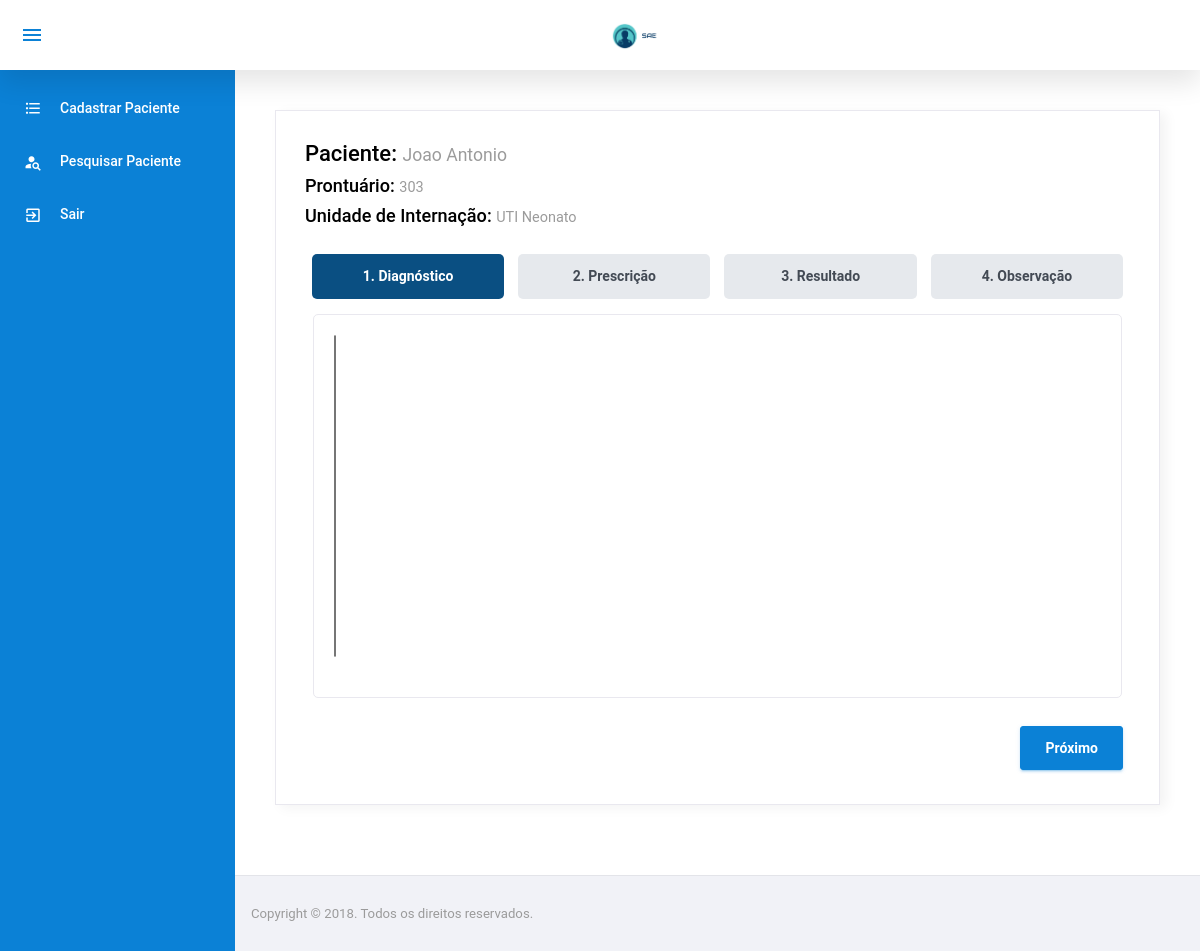
Page /rotina/RotinaDiagnostico.php?idPaciente=34 (signed in) on the earlier database version.
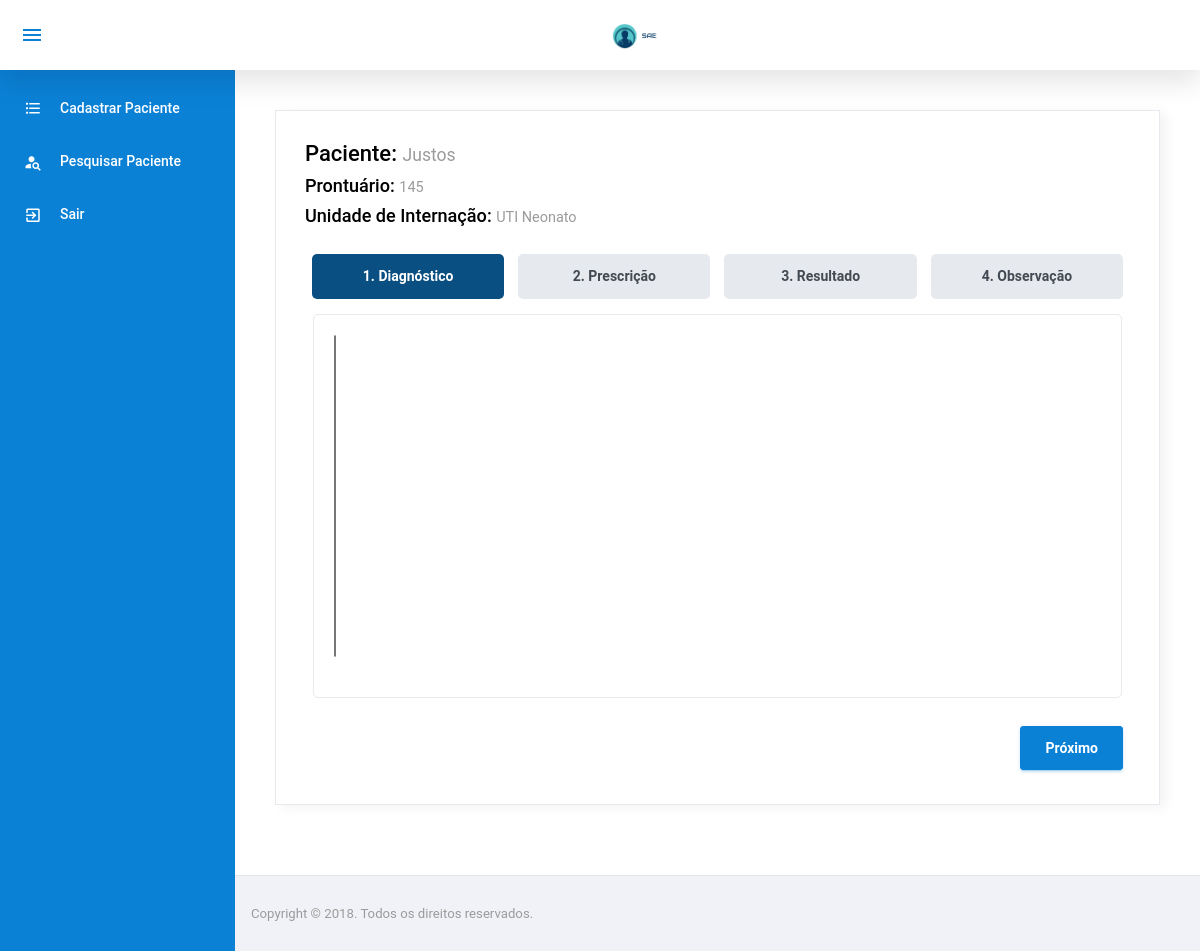
Same page on the later database version.
### tables this page shows
CREATE TABLE `paciente` (
  `IdPaciente` int(11) NOT NULL,
  `Nome` varchar(100) NOT NULL,
  `IdUnidadeInternacao` tinyint(4) NOT NULL,
  `IdTipoPaciente` tinyint(4) NOT NULL,
  `CodigoPaciente` int(11) NOT NULL,
  `Leito` varchar(150) NOT NULL,
  `DataInternacao` date NOT NULL
);

CREATE TABLE `unidadeinternacao` (
  `IdUnidadeInternacao` tinyint(4) NOT NULL,
  `NomeUnidade` varchar(100) NOT NULL
);

### config/BD.php (called while the page is built, shortened)
<?php
	class BancoDados{
		public static function obterConexao(){
			if(isset($conexao) == false){
				$conexao = new PDO("mysql:dbname=u989534060_sae;host=localhost","root","",array(PDO::MYSQL_ATTR_INIT_COMMAND => "SET NAMES utf8"));
				$conexao->setAttribute(PDO::ATTR_ERRMODE, PDO::ERRMODE_EXCEPTION);
			}
			return $conexao;
		}
	}
?>

### model/PacienteModel.php (called while the page is built, shortened)
<?php
	require_once $_SERVER["DOCUMENT_ROOT"] . "/sae/config/BD.php";
	class PacienteModel{
		private $bd;
		 function __construct(){
		 	$this->bd = BancoDados::obterConexao();
		 }
         public function listarInfosPaciente($idPaciente){
            $listarInfosPaciente = $this->bd->prepare("SELECT pac.IdPaciente, pac.Nome, pac.CodigoPaciente, tpPac.IdTipoPaciente, tpPac.Descricao, ui.NomeUnidade, ui.IdUnidadeinternacao, DATE_FORMAT(DataInternacao, '%d/%m/%Y') AS dataFormatada
                                                       FROM paciente as pac INNER JOIN tipopaciente as tpPac on tpPac.IdTipoPaciente = pac.IdTipoPaciente
                                                                            INNER JOIN unidadeinternacao as ui on ui.IdUnidadeInternacao = pac.IdUnidadeInternacao
                                                                            WHERE pac.IdPaciente = :idPaciente");
            $listarInfosPaciente->bindParam(":idPaciente", $idPaciente, PDO::PARAM_INT);
            $listarInfosPaciente->execute();
            $res = $listarInfosPaciente->fetchAll(PDO::FETCH_ASSOC);
            return $res;
         }
	}
?>

### rotina/RotinaDiagnostico.php (the view, shortened to what the changed rows need)
<!DOCTYPE html>
<html lang="pt-br">
<?php
    include $_SERVER["DOCUMENT_ROOT"] . "/sae/template/header.php";
    require_once $_SERVER["DOCUMENT_ROOT"]	. "/sae/model/PacienteModel.php";
    if (isset($_GET["idPaciente"])) {
      $idPaciente = $_GET["idPaciente"];
    }
    $pacienteModel = new PacienteModel();
    $resPaciente = $pacienteModel->listarInfosPaciente($idPaciente);
    foreach($resPaciente as $paciente){
?>
<body>
  <div class="container-scroller">
    <?php require '../template/menuENF.php'; ?>
      <div class="main-panel">
        <div class="content-wrapper">
            <div class="row">
                <div class="col-12 grid-margin">
                  <div class="card">
                    <div class="card-body">
                      <h4>Paciente: <small class="text-muted"><?php echo $paciente['Nome'];?></small> </h4>
                      <h5>Prontuário: <small class="text-muted"><?php echo $paciente['CodigoPaciente'];?></small> </h5>
                      <h5>Unidade de Internação: <small class="text-muted"><?php echo $paciente['NomeUnidade'];?></small> </h5>
                      <br>
                      <form id="form-rotina" method="post" action="../controller/QuestionarioDiagnosticoController.php?acao=cadastrarDiagnostico">
                        <div role="application" class="wizard clearfix" id="steps-uid-0"><div class="steps clearfix">
                            <ul role="tablist">
                                <li role="tab" class="first current" aria-disabled="false" aria-selected="true">
                                    <a id="steps-uid-0-t-0" aria-controls="steps-uid-0-p-0">
                                    <span class="number">1.</span> Diagnóstico</a>
                                </li>
                                <li role="tab" class="disabled" aria-disabled="false" aria-selected="false">
                                    <a id="steps-uid-0-t-1" aria-controls="steps-uid-0-p-1">
                                    <span class="number">2.</span> Prescrição</a>
                                </li>
                                <li role="tab" class="disabled" aria-disabled="true">
                                    <a id="steps-uid-0-t-2"  aria-controls="steps-uid-0-p-2">
                                    <span class="number">3.</span> Resultado</a>
                                </li>
                                <li role="tab" class="disabled last" aria-disabled="true">
                                    <a id="steps-uid-0-t-3"  aria-controls="steps-uid-0-p-3">
                                    <span class="number">4.</span> Observação</a>
                                </li>
                            </ul>
                        </div>
                        <div class="content clearfix">
                          <section id="steps-uid-0-p-0" role="tabpanel" aria-labelledby="steps-uid-0-h-0" class="body current" aria-hidden="false" style="left: 0px;overflow-y:auto">
                          <select name="diagnosticos[]" multiple="" style="height: 100%;">
                            </select>
                          </section>
                        </div>
                          <div class="actions clearfix">
                            <ul role="menu" aria-label="Pagination">
                              <li aria-hidden="false" aria-disabled="false">
                                <button class="add btn btn-primary font-weight-bold" type="submit">Próximo</button>
                              </li>
                            </ul>
                          </div>
                        </div>
                      </form>
                    </div>
                  </div>
                </div>
              </div>
        </div>
        <?php require '../template/footer.php';?>
      </div>
    </div>
  </div>
</body>
<?php } ?>
</html>

### template/menuENF.php (shortened to what the changed rows need)
<nav class="navbar col-lg-12 col-12 p-0 fixed-top d-flex flex-row">
      <div class="navbar-menu-wrapper d-flex align-items-stretch justify-content-between">
        <ul class="navbar-nav mr-lg-2 d-none d-lg-flex">
          <li class="nav-item nav-toggler-item">
            <button class="navbar-toggler align-self-center" type="button" data-toggle="minimize">
              <span class="mdi mdi-menu"></span>
            </button>
          </li>
        </ul>
        <div class="text-center navbar-brand-wrapper d-flex align-items-center justify-content-center">
          <a class="navbar-brand brand-logo" href="#"><img src="../images/logo.png" alt="logo"/></a>
        </div>
      </div>
    </nav>
    <div class="container-fluid page-body-wrapper">
      <nav class="sidebar sidebar-offcanvas" id="sidebar">
        <ul class="nav">
          <li class="nav-item">
            <a class="nav-link" href="../paciente/CadastrarPaciente.php">
              <i class="mdi mdi-format-list-bulleted menu-icon"></i>
              <span class="menu-title">Cadastrar Paciente</span>
            </a>
          </li>
          <li class="nav-item">
            <a class="nav-link" href="../paciente/PesquisarPaciente.php">
              <i class="mdi mdi-account-search menu-icon"></i>
              <span class="menu-title">Pesquisar Paciente</span>
            </a>
          </li>
          <li class="nav-item">
            <a class="nav-link" href="../template/header.php?acao=logout">
              <i class="mdi  mdi-exit-to-app menu-icon"></i>
              <span class="menu-title">Sair</span>
            </a>
          </li>
        </ul>
      </nav>

### template/footer.php
<footer class="footer">
    <div class="d-sm-flex justify-content-center justify-content-sm-between">
        <span class="text-muted text-center text-sm-left d-block d-sm-inline-block">Copyright © 2018. Todos os direitos reservados.</span>
    </div>
</footer>

Differences in the rows shown:
changed paciente "UTI Neonato": Nome "Joao Antonio" → "Justos"; CodigoPaciente "303" → "145"
